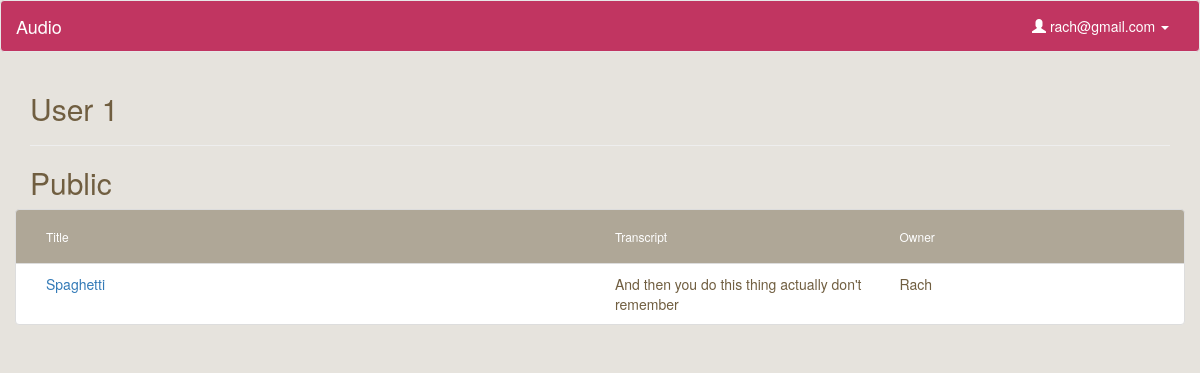
The page /collection/6 (signed in) on the database as committed earlier.
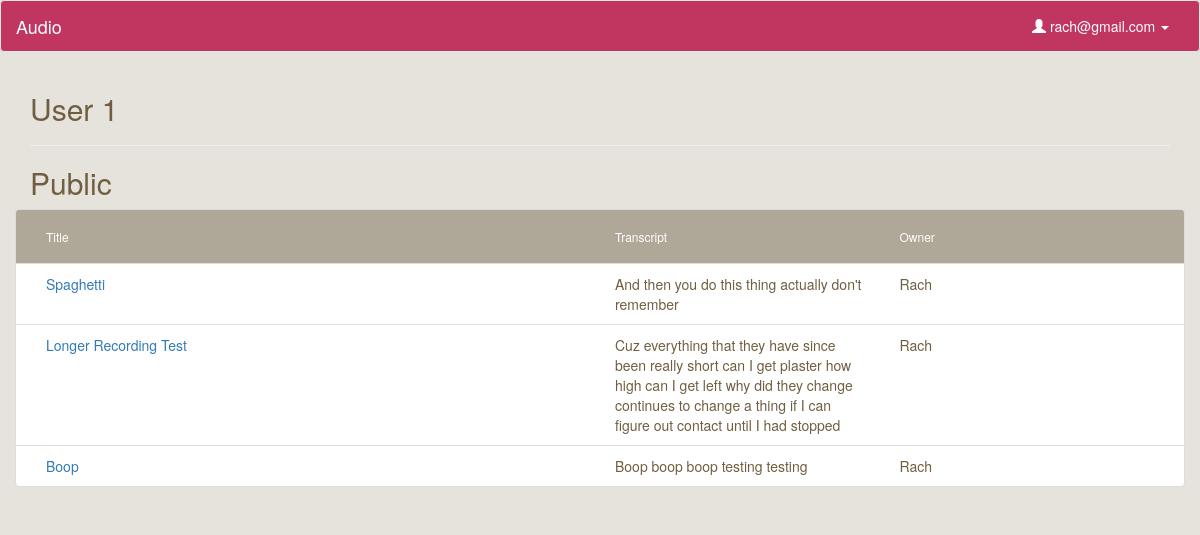
The same page on the database as committed later.
### model.py (models this page shows, shortened)
class Upload(db.Model):
    __tablename__ = "Uploads"
    id = db.Column(db.Integer, autoincrement=True, primary_key=True)
    user_id = db.Column(db.Integer, db.ForeignKey('Users.id'), nullable=False)
    title = db.Column(db.String, nullable=False, default='Untitled')
    path = db.Column(db.String(50))
    mimetype = db.Column(db.String(50), default='wav') # wav, jpg, mp3
    datetime = db.Column(db.DateTime, default=db.func.now(), onupdate=db.func.now()) # set datetime to current timestamp
    transcript = db.Column(db.Text)
    user = db.relationship("User", backref=db.backref("uploads", order_by=id))

class User(db.Model):
    __tablename__ = "Users"
    id = db.Column(db.Integer, autoincrement=True, primary_key=True)
    email = db.Column(db.String(100), nullable=False)
    password = db.Column(db.String(50), nullable=False)
    first_name = db.Column(db.String(50), nullable=False)
    last_name = db.Column(db.String(50), nullable=False)

### server.py (the view)
@app.route('/collection/<int:id>')
def collection_page(id):
	"""Show more information about a collection."""
	if 'email' in session: # if logged in
		user_email = session['email']
		user = User.query.filter_by(email=user_email).first()
		this_collection = Collection.query.filter_by(id=id).first()
		uploads = [cu.upload for cu in this_collection.collectionsuploads]
		collectionusers = CollectionsUsers.query.filter_by(collection_id=id).all()
		return render_template('collection.html', user=user, collection=this_collection, uploads=uploads)
	else:
		flash('You don\'t have access to view this page')
		return redirect('/')

### templates/collection.html
{% extends 'base.html' %}
{% block content %}
    <h2>User {{ user.id }}</h2>
    <hr>
    <h2>{{ collection.title }}</h2>
    {% if uploads %}
    <div class="file-box">
        <ul class="list-group">
            <li class="list-group-item list-group-heading row">
                <div class="name col-sm-6">
                    <h6>Title</h6>
                </div>
                <div class="col-sm-3">
                    <h6>Transcript</h6>
                </div>
                <div class="col-sm-3">
                    <h6>Owner</h6>
                </div>
            </li>
            {% for upload in uploads %}
                <li class="list-group-item row">
                    <div class="col-sm-6">
                        <a href="/listen/{{ upload.id }}">{{ upload.title }}</a>
                    </div>
                    <div class="col-sm-3">
                        {{ upload.transcript }}
                    </div>
                    <div class="col-sm-3">
                        {{ upload.user.first_name }}
                    </div>
                </li>
            {% endfor %}
        </ul>
    </div>
    {% endif %}
{% endblock %}

Rows that differ between the two databases and show on the page:
now on this page (row unchanged): Upload: title "Longer Recording Test", transcript "Cuz everything that they have since been really short can I get plaster how high can I get left why did they change continues to change a thing if I can figure out contact until I had stopped", user.first_name "Rach"
added Upload: title "Boop", transcript "Boop boop boop testing testing", user.first_name "Rach"
